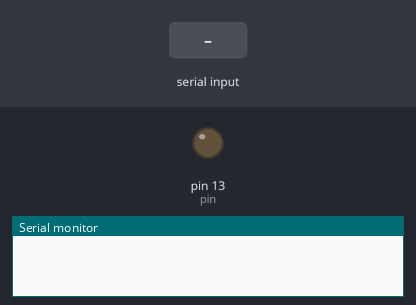
Recording of a sketch running on a simulated Arduino Uno, built with avr-gcc and run on an emulated ATmega328P. Shown: output pins drawn as LEDs (lit = HIGH), the last lines printed to the serial monitor. The inputs (shaded band) are chosen by the test bench.

Above: at 1.2 s.
1.3 s: "1" received over Serial
At 1.7 s:
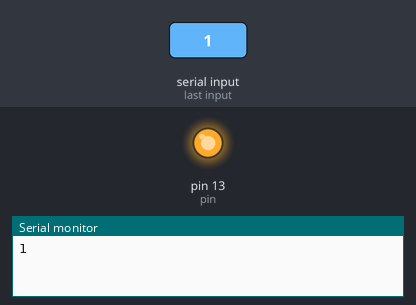
2.8 s: "0" received over Serial
At 4.1 s:
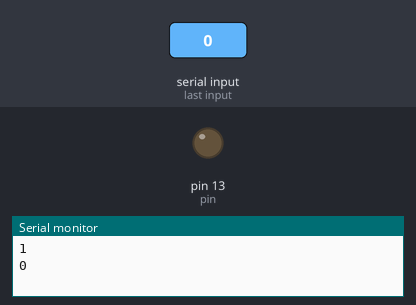
Timing chart, 0 to 5.8 s (numbered marks = the images above; inputs shaded):
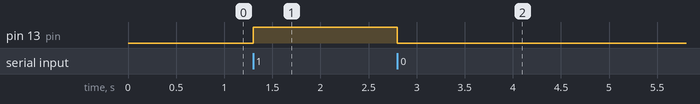

The sketch:

mas_de_un_led.ino
```cpp
char serialData;
int pin = 13;
int pin2 = 12;
int pin3 = 11;
int pin4 = 10;
int pin5 = 9;

void setup() {
    pinMode(pin, OUTPUT);
    Serial.begin(9600);
}

void loop() {

    //mira si vienen los datos del serial
    if(Serial.available() > 0) {

      serialData = Serial.read();
      Serial.println(serialData);

      // si es un 1, enciende el LED
      if(serialData == '1') {
        digitalWrite(pin, HIGH);
      }

      // si es un 0, apaga el LED
      if(serialData == '0') {
        digitalWrite(pin, LOW);
      }

      if(serialData == '0') {
        digitalWrite(pin2, HIGH);
      }
      if(serialData == '1') {
        digitalWrite(pin2, LOW);
      }
      if(serialData == '1') {
        digitalWrite(pin3, HIGH);
      }
      if(serialData == '0') {
        digitalWrite(pin3, LOW);
      }
      if(serialData == '0') {
        digitalWrite(pin4, HIGH);
      }
      if(serialData == '1') {
        digitalWrite(pin4, LOW);
      }
      if(serialData == '1') {
        digitalWrite(pin5, HIGH);
      }
      if(serialData == '0') {
        digitalWrite(pin5, LOW);
      }
    }
}
```

Measured:
- after the input at 1.3 s, pin 13 (pin): LOW → HIGH at once
- after the input at 2.8 s, pin 13 (pin): HIGH → LOW at once
